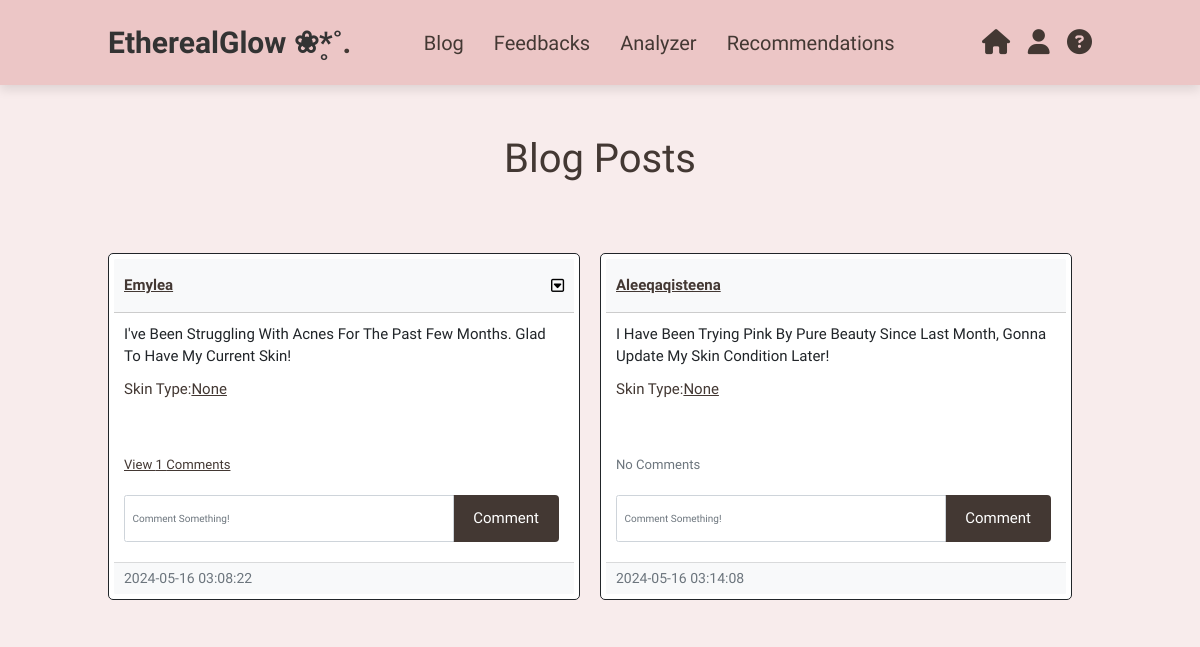
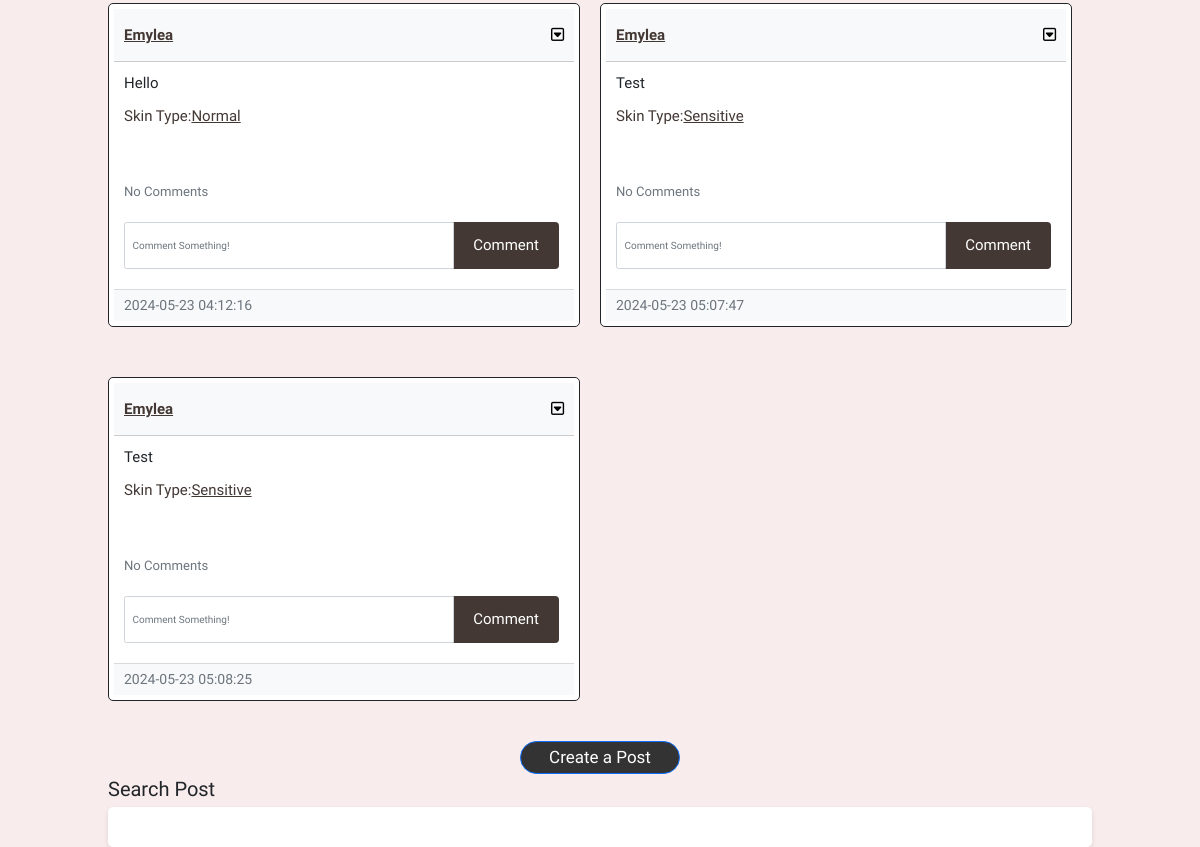
The page /Blog (signed in, upper part) on the database as committed earlier (2 pictures, top to bottom).
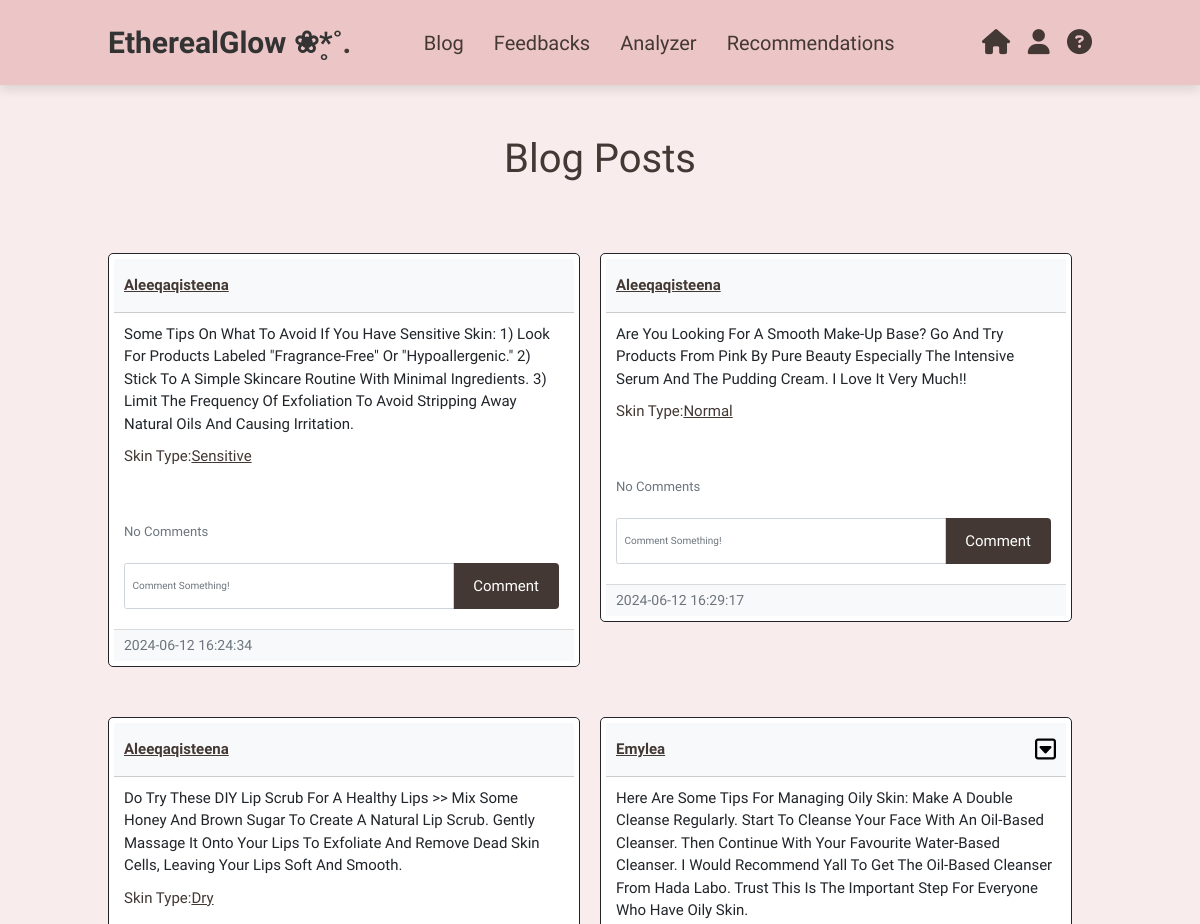
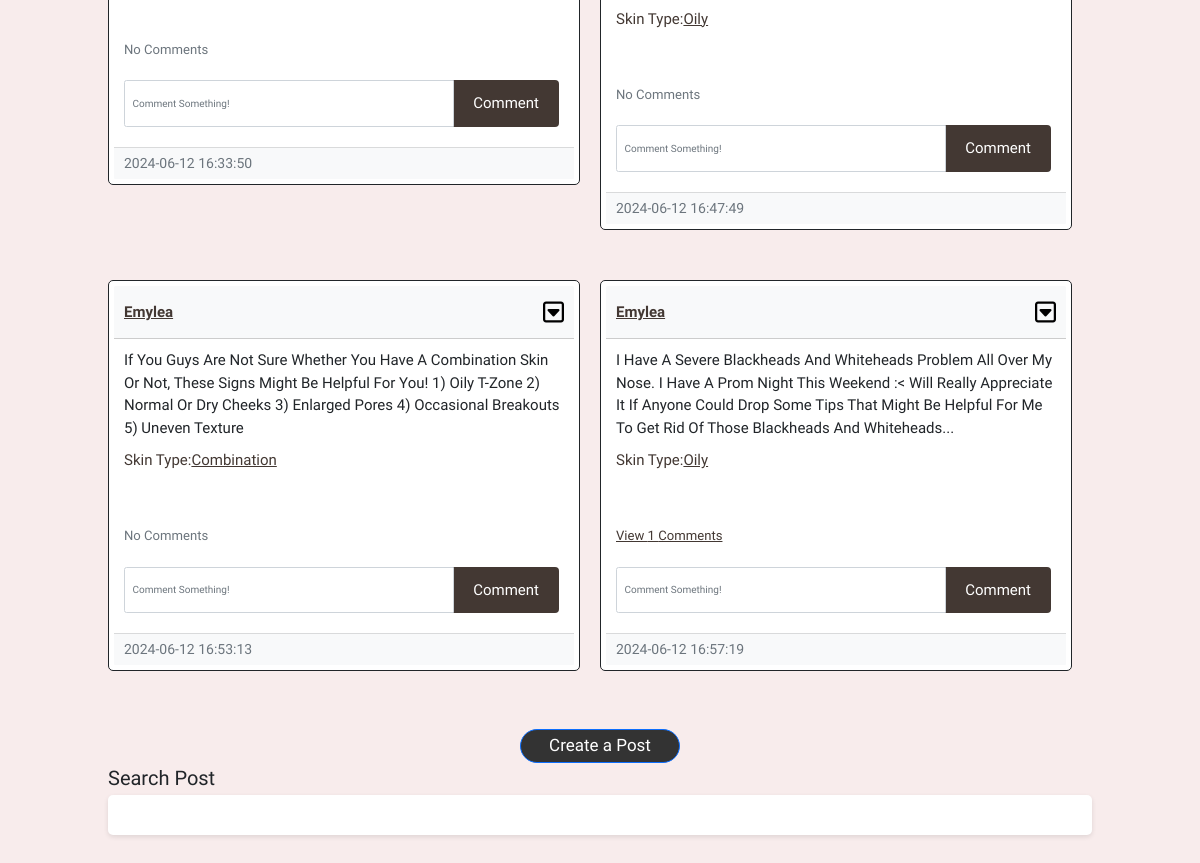
The same page on the database as committed later (2 pictures, top to bottom).
### website/models.py (models this page shows)
class Post(db.Model):
    id = db.Column(db.Integer, primary_key=True)
    text = db.Column(db.Text, nullable=False)
    date_created = db.Column(db.DateTime(timezone=True), default=func.now())
    author = db.Column(db.Integer, db.ForeignKey('user.id', ondelete="CASCADE"), nullable=False)
    comments = db.relationship('Comment', backref='post', passive_deletes=True)
    skintype = db.Column(db.Text, nullable=False)

class User(db.Model, UserMixin):
    id = db.Column(db.Integer, primary_key=True)
    email = db.Column(db.String(150), unique=True)
    username = db.Column(db.String(150), unique=True)
    password = db.Column(db.String(150))
    date_created = db.Column(db.DateTime(timezone=True), default=func.now())
    posts = db.relationship('Post', backref='user', passive_deletes=True)
    feedbacks = db.relationship('Feedback', backref='author', passive_deletes=True)
    comments = db.relationship('Comment', backref='user', passive_deletes=True)
    skintype = db.Column(db.Text, nullable=False)
    products = db.relationship('Product', backref='author', passive_deletes=True)

### website/views.py (the view)
@views.route("/Blog")
@login_required
def blog():
    posts = Post.query.all()
    return render_template("blog.html", user=current_user, posts = posts)

### website/__init__.py (called while the page is built)
def create_app():
    app = Flask(__name__)
    app.config['SECRET_KEY'] = "helloworld"
    app.config['SQLALCHEMY_TRACK_MODIFICATIONS'] = False
    app.config['SQLALCHEMY_DATABASE_URI'] = f'sqlite:///{DB_NAME}'
    app.config['UPLOAD_FOLDER'] = 'website\\static\\uploads'
    db.init_app(app)
    migrate.init_app(app, db)
    bcrypt.init_app(app)
    from website.views import views
    from website.auth import auth
    app.register_blueprint(views, url_prefix="/")
    app.register_blueprint(auth, url_prefix="/")
    from website.models import User, Post, Feedback, Comment, Product, User_Profile
    create_database(app)
    login_manager = LoginManager()
    login_manager.login_view = "auth.login"
    login_manager.init_app(app)
    @login_manager.user_loader
    def load_user(id):
        return User.query.get(int(id))
    return app

### website/templates/blog.html (shortened to what this page needs)
{% extends "posts_div.html" %}

### website/templates/posts_div.html (shortened to what this page needs)
{% extends "base.html" %}
{% block content%}
<section class="posts" id="posts">
    <div class="content">
        {% block header %}
        <h3 align = "center"> Blog Posts</h3>
        {% endblock %}
        <div id="posts">
            {% for post in posts %}
            <br />
            <div class="card border-dark">
                <div class="card-header d-flex justify-content-between align-items-center">
                    <a href="/posts/{{post.user.username}}">{{post.user.username}}</a>
                     {% if user.id == post.author %}
                    <div class="btn-group">
                        <button
                        type="button"
                        class="fa-regular fa-square-caret-down"
                        data-bs-toggle="dropdown"
                        ></button>
                    </div>
                      {% endif %}
                </div>
                <div class="card-body">
                    <div class="card-text">{{post.text}}</div>
                        <p>Skin Type:<a href="/share/{{post.skintype}}">{{post.skintype}}</a></p>
                        <br />
                <p class="card-text">
                {% if post.comments|length > 0 %}
                    <a data-bs-toggle="collapse" href="#comments-{{post.id}}" role="button">
                        <small>View {{post.comments|length}} Comments</small>
                    </a>
                {% else %}
                        <small class="text-muted">No Comments</small>
                {% endif %}
                </p>
                <form class="input-group mb-3" method="POST" action="/create-comment/{{post.id}}">
                    <input type="text" id="text" name="text" class="form-control" placeholder="Comment something!" required>
                    <input type="submit" value="Comment">
                </form>
            </div>
        <div class="card-footer text-muted">{{post.date_created}}</div>
      </div>
      <br /> {% endfor %}
    </div>
    {% block footer %}
    <br><br>
    <div align="center">
      <a href="/create_post"><button type="button" class = "btn btn btn-primary">Create a Post</button></a>
  </div>
    <head>
    </head>
    <body>
        <div class="search-wrapper">
            <label for="search">Search Post</label>
            <input type="search" id="search" data-search>
        </div>
    </body>
    {% endblock %}
  </div>
</section>
    {% endblock %}

Rows that differ between the two databases and show on the page:
removed Post: user.username "Emylea", text "I've Been Struggling With Acnes For The Past Few Months. Glad To Have My Current Skin!", skintype "None", comments|length "1", date_created "2024-05-16 03:08:22"
removed Post: user.username "Emylea", text "Hello", skintype "Normal", shows "No Comments", date_created "2024-05-23 04:12:16"
added Post: user.username "Aleeqaqisteena", text "Some Tips On What To Avoid If You Have Sensitive Skin: 1) Look For Products Labeled \"fragrance-Free\" Or \"hypoallergenic.\" 2) Stick To A Simple Skincare Routine With Minimal Ingredients. 3) Limit The Frequency Of Exfoliation To Avoid Stripping Away Natural Oils And Causing Irritation.", skintype "Sensitive", shows "No Comments", date_created "2024-06-12 16:24:34"
changed Post: text "I Have Been Trying Pink By Pure Beauty Since Last Month, Gonna Update My Skin Condition Later!" → "Are You Looking For A Smooth Make-Up Base? Go And Try Products From Pink By Pure Beauty Especially The Intensive Serum And The Pudding Cream. I Love It Very Much!!"; skintype "None" → "Normal"; date_created "2024-05-16 03:14:08" → "2024-06-12 16:29:17"
added Post: user.username "Aleeqaqisteena", text "Do Try These DIY Lip Scrub For A Healthy Lips >> Mix Some Honey And Brown Sugar To Create A Natural Lip Scrub. Gently Massage It Onto Your Lips To Exfoliate And Remove Dead Skin Cells, Leaving Your Lips Soft And Smooth.", skintype "Dry", shows "No Comments", date_created "2024-06-12 16:33:50"
changed Post: text "Test" → "Here Are Some Tips For Managing Oily Skin: Make A Double Cleanse Regularly. Start To Cleanse Your Face With An Oil-Based Cleanser. Then Continue With Your Favourite Water-Based Cleanser. I Would Recommend Yall To Get The Oil-Based Cleanser From Hada Labo. Trust This Is The Important Step For Everyone Who Have Oily Skin."; skintype "Sensitive" → "Oily"; date_created "2024-05-23 05:07:47" → "2024-06-12 16:47:49"
changed Post: text "Test" → "If You Guys Are Not Sure Whether You Have A Combination Skin Or Not, These Signs Might Be Helpful For You! 1) Oily T-Zone 2) Normal Or Dry Cheeks 3) Enlarged Pores 4) Occasional Breakouts 5) Uneven Texture"; skintype "Sensitive" → "Combination"; date_created "2024-05-23 05:08:25" → "2024-06-12 16:53:13"
added Post: user.username "Emylea", text "I Have A Severe Blackheads And Whiteheads Problem All Over My Nose. I Have A Prom Night This Weekend :< Will Really Appreciate It If Anyone Could Drop Some Tips That Might Be Helpful For Me To Get Rid Of Those Blackheads And Whiteheads...", skintype "Oily", comments|length "1", date_created "2024-06-12 16:57:19"
